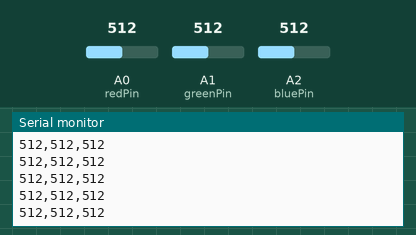
Simulated run of this sketch. Board: Arduino Uno, built with avr-gcc and run on an emulated ATmega328P. Parts: the last lines printed to the serial monitor. The inputs (shaded band) are chosen by the test bench; at power-on: A2 (bluePin) = 512, A0 (redPin) = 512, A1 (greenPin) = 512.

Above: at 8.7 s.
8.8 s: A2 (bluePin) set to 111
At 8.88 s:
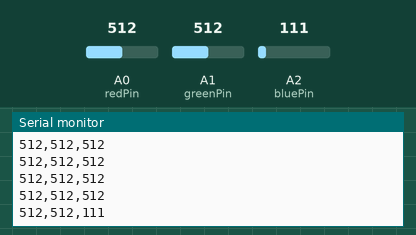
11.8 s: A2 (bluePin) set to 93
At 11.8 s:
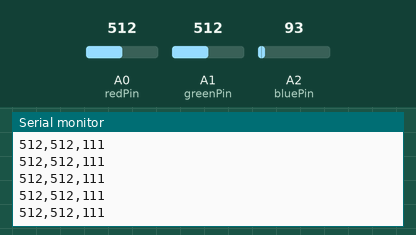
Timing chart, 0 to 14.3 s (numbered marks = the images above; inputs shaded):
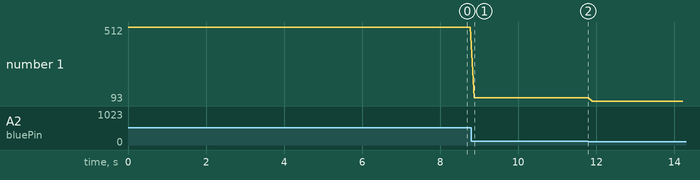

The sketch:

arduino_processing_colormixer.ino
```cpp
const int redPin = A0;      // sensor to control red color
const int greenPin = A1;    // sensor to control green color
const int bluePin = A2;     // sensor to control blue color

void setup()
{
  Serial.begin(9600);
}

void loop()
{
  Serial.print(analogRead(redPin));
  Serial.print(",");
  Serial.print(analogRead(greenPin));
  Serial.print(",");
  Serial.println(analogRead(bluePin));
  delay(100);
}
```

Measured:
- after the input at 8.8 s, the serial monitor: prints a new line after 0.07 s (image 1)
- plotted number 1: 512 → 111 after the input at 8.8 s, 111 → 93 after the input at 11.8 s
